Frame 1 (no input): blank canvas, image omitted
Frame 60 (no input): blank canvas, image omitted
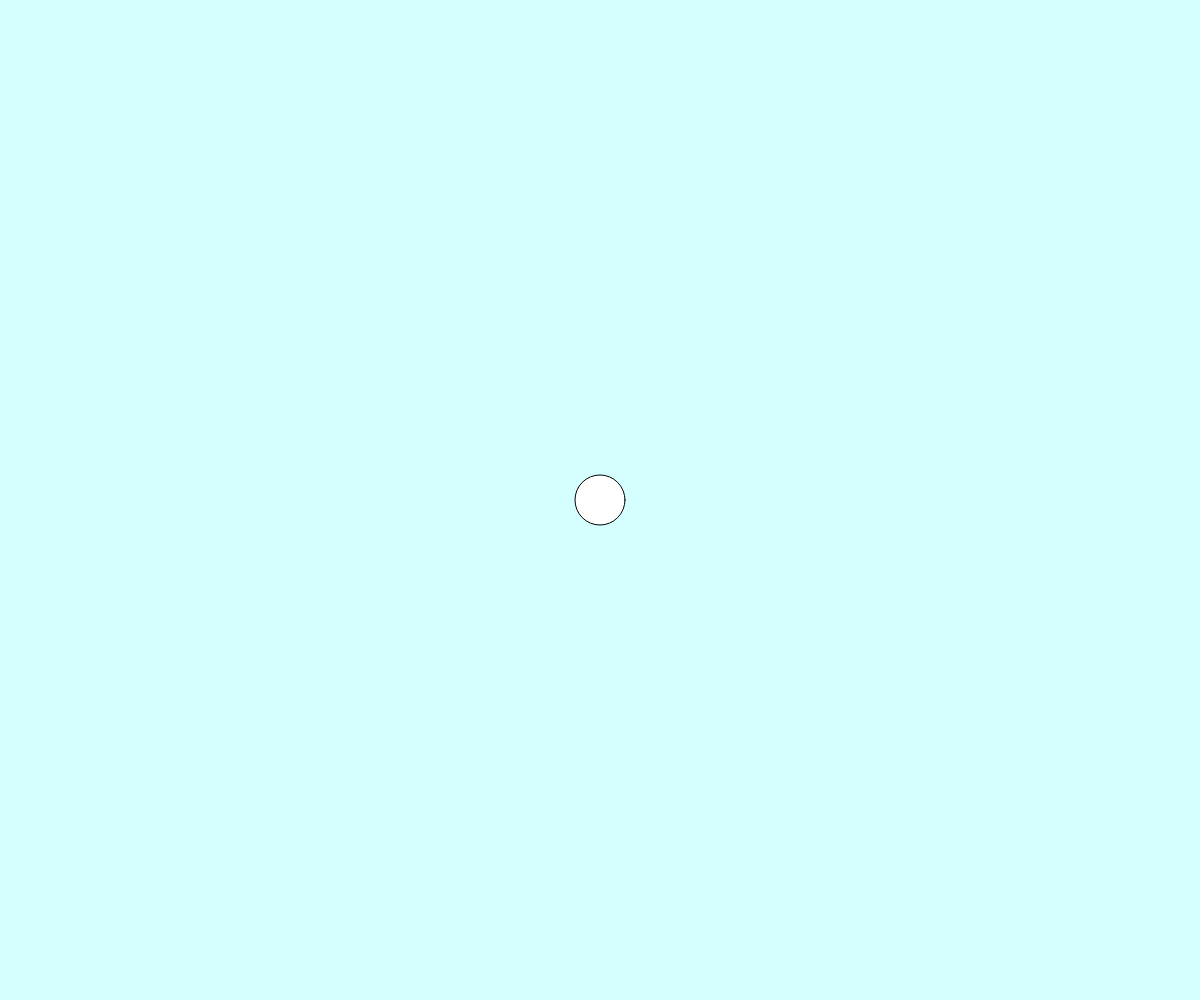
Frame 120 (the mouse pressed at the canvas centre since frame 60)

The p5.js sketch whose frames 1 and 60 were blank and that drew this single picture after the mouse press (run headless with seeded random() and noise() and a simulated clock; from frame 60 on, the mouse is pressed at the canvas centre):

// p5.js sketch
// ── sketch.js

var r = 255;
var g = 255;
var b = 255;

// INITIALIZE ALL YOUR VARIABLES
// Ideally you would create 3 variables. red blue green or r, g, b


function setup(){

  createCanvas(
    innerWidth,
    innerHeight
  );
}


function draw(){
  background(r,g,b);
//.
  // change the value of Red based on the mouse movement about the X axis
  if (mouseX>10 && mouseX<300){
    r=r-90;
  }
  if (mouseX>23 && mouseX<970){
    r=r-57;
  }
  if (mouseX>46 && mouseX<777){
    r=213;
  }
  // change the value of Green based on the mouse movement about the X axis\
 if (mouseX>300 && mouseX<600){
    g=g-80;
  }
  if (mouseX>725 && mouseX<285){
    g=g-120;
  }
  if (mouseX>67 && mouseX<352){
    g=135;
  }
  // change the value of Blue based on the mouse movement about the X axis
  if (mouseX>600 && mouseX<1200){
    b=b-30;
  }
  if (mouseX>530 && mouseX<124){
    b=b-54;
  }
  if (mouseX>989 && mouseX<59){
    b=45;
  }

  // Use the map() function to do so. 

  // Pass the values to the background() function you have learnt previously.

  // Create an ellipse that will move around with you mouse about the X axis.
  ellipse(mouseX,mouseY,50,50);
  
  // Remember to fill the canvas with white paint before creating the ellipse.
}
